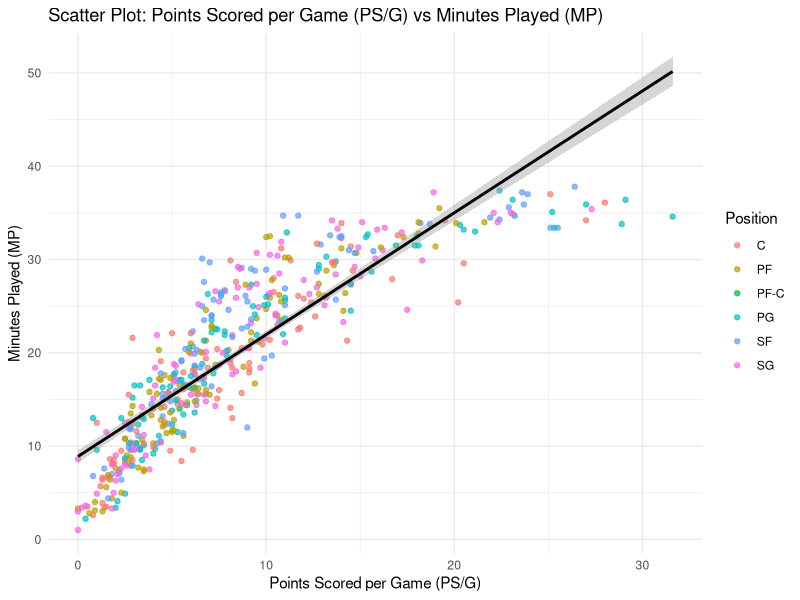

This figure's R source:

# Code of our Group Report

library(tidyverse)

# Loading the dataset

nba <- read_csv("nba_2017_br.csv")

# Cleaning the dataset and selecting variables.

nba_clean <- nba %>%
  select(Player, Pos, MP, `PS/G`) %>%
  filter(!is.na(MP), !is.na(`PS/G`)) %>%
  rename(PSG = `PS/G`)

#  Scatterplot: PS/G on X-axis, MP on Y-axis

scatter_plot <- nba_clean %>%
  ggplot(aes(x = PSG, y = MP, colour = Pos)) +
  geom_point(alpha = 0.7) +
  geom_smooth(method = "lm", se = TRUE, colour = "black") +
  labs(
    title = "Scatter Plot: Points Scored per Game (PS/G) vs Minutes Played (MP)",
    x = "Points Scored per Game (PS/G)",
    y = "Minutes Played (MP)",
    colour = "Position"
  ) +
  theme_minimal()

print(scatter_plot)